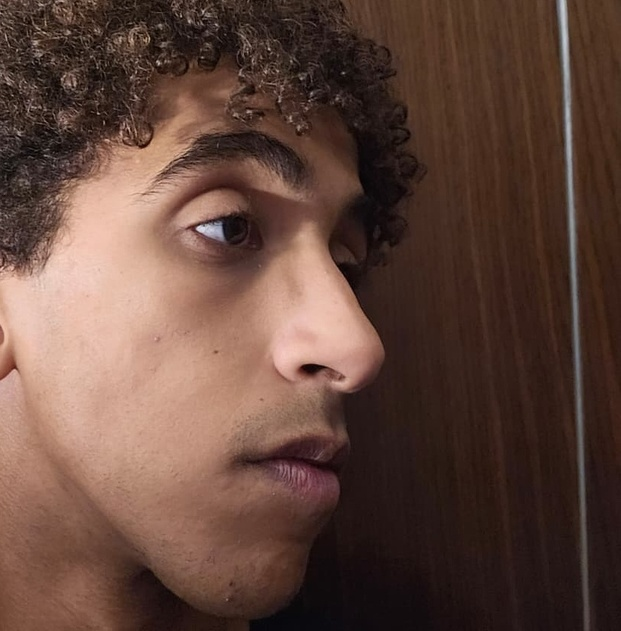
#> input picture data/team_faces/ahmed/00.jpeg, 621 x 631 px, shrunk from 819 x 833 before the run, found by its file name; its folder holds only this picture in this run
$ python 01_preprocess_and_crop_faces.py
#> lines starting #> are read from the running program, lines starting #| are printed output that depends on the picture
import os
import shutil
import glob
import cv2
import numpy as np

BASE_DIR = "data/team_faces"
RAW_DIR = "data/team_faces_raw"
os.makedirs(RAW_DIR, exist_ok=True)

face_cascade_alt2 = cv2.CascadeClassifier(cv2.data.haarcascades + "haarcascade_frontalface_alt2.xml")
face_cascade_default = cv2.CascadeClassifier(cv2.data.haarcascades + "haarcascade_frontalface_default.xml")
face_cascade_profile = cv2.CascadeClassifier(cv2.data.haarcascades + "haarcascade_profileface.xml")
clahe = cv2.createCLAHE(clipLimit=2.0, tileGridSize=(8, 8))

for person in ["ahmed", "mohamed"]:
    person_dir = os.path.join(BASE_DIR, person)
    raw_person_dir = os.path.join(RAW_DIR, person)
    os.makedirs(raw_person_dir, exist_ok=True)

    if not os.path.isdir(person_dir):
        continue

    files = sorted(
        glob.glob(os.path.join(person_dir, "*.jpg")) +
        glob.glob(os.path.join(person_dir, "*.jpeg")) +
        glob.glob(os.path.join(person_dir, "*.png"))
    )

    print(f"\n[01-Crop] Processing {person} ({len(files)} images)...")
    for f in files:
        backup_path = os.path.join(raw_person_dir, os.path.basename(f))
        if not os.path.exists(backup_path):
            shutil.copy2(f, backup_path)

        img_bgr = cv2.imread(backup_path)
#> img_bgr is the input picture: shape (631, 621, 3); mean B, G, R 59.6, 70.1, 97.5
        if img_bgr is None:
            continue

        h, w = img_bgr.shape[:2]
#> h = 631; w = 621
        gray = cv2.cvtColor(img_bgr, cv2.COLOR_BGR2GRAY)
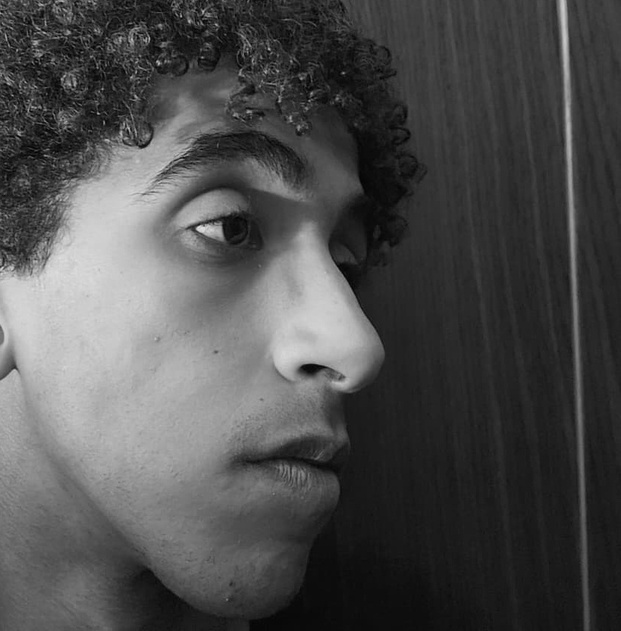
#> gray: shape (631, 621); min 1, max 225, mean 77.1
        gray_eq = clahe.apply(gray)
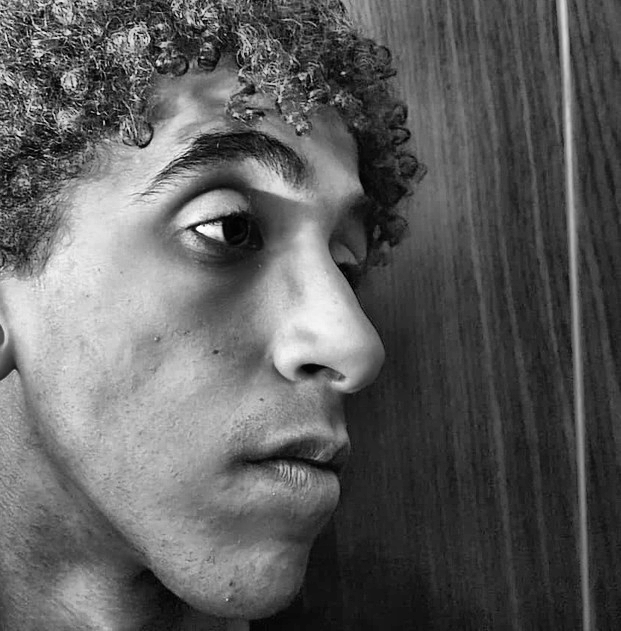
#> gray_eq: shape (631, 621); min 1, max 253, mean 94.3

        best_box = None
        for casc in [face_cascade_alt2, face_cascade_default, face_cascade_profile]:
            for g in [gray, gray_eq]:
                for sf, mn in [(1.1, 3), (1.05, 2)]:
                    dets = casc.detectMultiScale(g, scaleFactor=sf, minNeighbors=mn, minSize=(60, 60))
                    valid = [d for d in dets if d[1] < h * 0.70 and d[2] >= 60]
                    if len(valid) > 0:
                        best_box = max(valid, key=lambda b: b[2] * b[3])
                        break
                if best_box is not None:
                    break
            if best_box is not None:
                break

        if best_box is not None:
            x, y, bw, bh = best_box
            cx = x + bw / 2.0
            cy = y + bh / 2.0
            size = max(bw, bh) * 1.15
            x1 = max(0, int(cx - size / 2.0))
            y1 = max(0, int(cy - size / 2.0))
            x2 = min(w, int(cx + size / 2.0))
#> x2 = 382
            y2 = min(h, int(cy + size / 2.0))
#> y2 = 603
            crop = img_bgr[y1:y2, x1:x2]
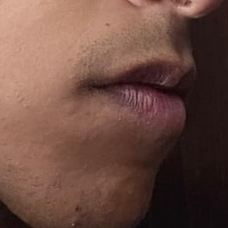
#> crop: shape (228, 228, 3); mean B, G, R 65.7, 76, 108.4
            cv2.imwrite(f, crop)
            print(f"  [Haar] {os.path.basename(f)}: {w}x{h} -> face crop ({crop.shape[1]}x{crop.shape[0]})")
#|   [Haar] 00.jpeg: 621x631 -> face crop (228x228)
        else:
            print(f"  [Haar] {os.path.basename(f)}: kept existing crop.")

print("\n[01-Crop] Completed successfully using classical Haar Cascades.")
